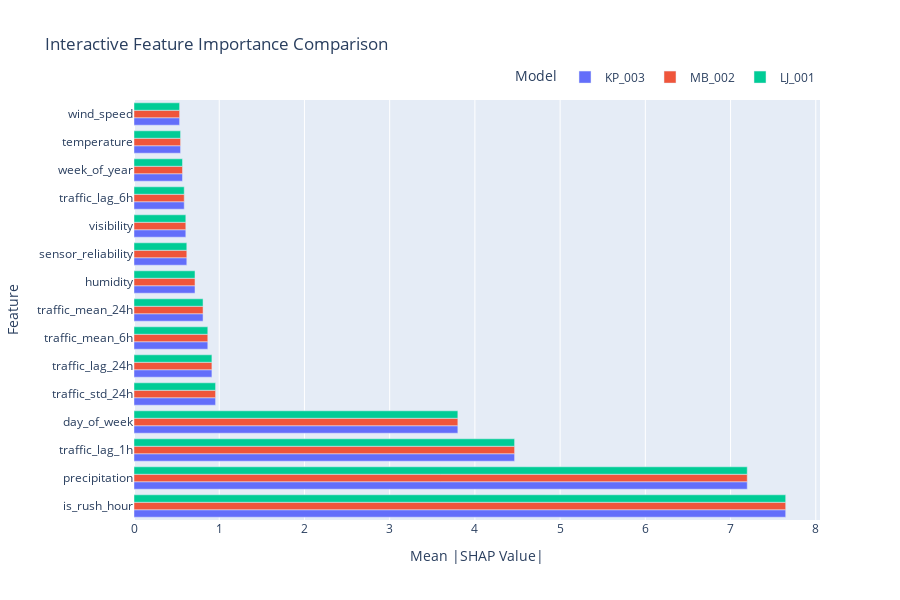
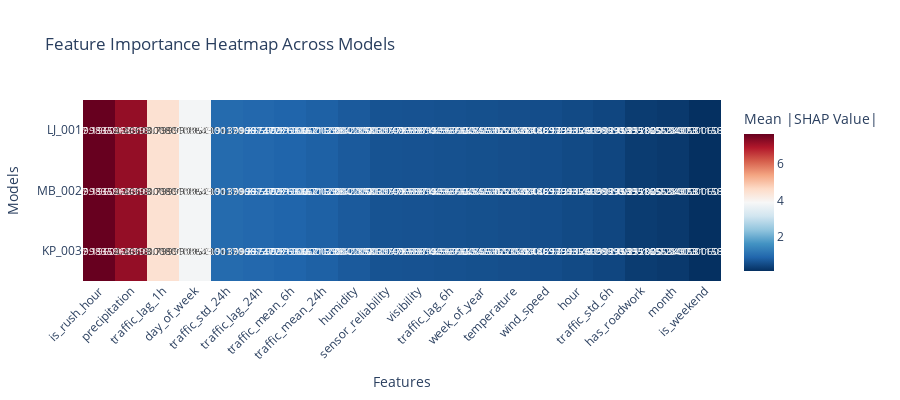

The notebook cell saved with these charts, in order:
### Markdown cell above
## 7. Interactive Visualizations with Plotly

### Code cell
def create_interactive_feature_importance(analyzer):
    """Create interactive feature importance visualization using Plotly."""
    
    # Prepare data for plotting
    plot_data = []
    for model_name, importance_df in analyzer.feature_importance.items():
        for _, row in importance_df.head(15).iterrows():
            plot_data.append({
                'Model': model_name,
                'Feature': row['feature'],
                'Importance': row['importance']
            })
    
    plot_df = pd.DataFrame(plot_data)
    
    # Create interactive bar plot
    fig = px.bar(
        plot_df,
        x='Importance',
        y='Feature',
        color='Model',
        orientation='h',
        title='Interactive Feature Importance Comparison',
        labels={'Importance': 'Mean |SHAP Value|', 'Feature': 'Feature Name'},
        height=600,
        barmode='group'
    )
    
    # Update layout
    fig.update_layout(
        xaxis_title='Mean |SHAP Value|',
        yaxis_title='Feature',
        hovermode='x unified',
        legend=dict(
            orientation="h",
            yanchor="bottom",
            y=1.02,
            xanchor="right",
            x=1
        )
    )
    
    fig.show()
    
    # Create interactive heatmap
    if comparison_results is not None:
        model_columns = [col for col in comparison_results.columns 
                        if col not in ['feature', 'avg_importance']]
        
        heatmap_data = comparison_results.head(20).set_index('feature')[model_columns]
        
        fig_heatmap = go.Figure(data=go.Heatmap(
            z=heatmap_data.T.values,
            x=heatmap_data.index,
            y=heatmap_data.columns,
            colorscale='RdBu_r',
            text=np.round(heatmap_data.T.values, 3),
            texttemplate='%{text}',
            textfont={"size": 10},
            colorbar=dict(title='Mean |SHAP Value|')
        ))
        
        fig_heatmap.update_layout(
            title='Feature Importance Heatmap Across Models',
            xaxis_title='Features',
            yaxis_title='Models',
            height=400,
            xaxis={'tickangle': -45}
        )
        
        fig_heatmap.show()
    
    return fig

# Create interactive visualizations
interactive_fig = create_interactive_feature_importance(analyzer)

### Figure 1 — Plotly figure (JSON) as saved in the notebook; plotly's stock layout.template omitted (floating-point values rounded to 4 significant figures)
{"data": [{"alignmentgroup": "True", "hovertemplate": "Model=KP_003<br>Mean |SHAP Value|=%{x}<br>Feature Name=%{y}<extra></extra>", "legendgroup": "KP_003", "marker": {"color": "#636efa", "pattern": {"shape": ""}}, "name": "KP_003", "offsetgroup": "KP_003", "orientation": "h", "showlegend": true, "textposition": "auto", "type": "bar", "x": [7.647, 7.196, 4.466, 3.8, 0.9572, 0.9143, 0.866, 0.8103, 0.7159, 0.6197, 0.608, 0.5895, 0.5691, 0.5465, 0.5351], "xaxis": "x", "y": ["is_rush_hour", "precipitation", "traffic_lag_1h", "day_of_week", "traffic_std_24h", "traffic_lag_24h", "traffic_mean_6h", "traffic_mean_24h", "humidity", "sensor_reliability", "visibility", "traffic_lag_6h", "week_of_year", "temperature", "wind_speed"], "yaxis": "y"}, {"alignmentgroup": "True", "hovertemplate": "Model=MB_002<br>Mean |SHAP Value|=%{x}<br>Feature Name=%{y}<extra></extra>", "legendgroup": "MB_002", "marker": {"color": "#EF553B", "pattern": {"shape": ""}}, "name": "MB_002", "offsetgroup": "MB_002", "orientation": "h", "showlegend": true, "textposition": "auto", "type": "bar", "x": [7.647, 7.196, 4.466, 3.8, 0.9572, 0.9143, 0.866, 0.8103, 0.7159, 0.6197, 0.608, 0.5895, 0.5691, 0.5465, 0.5351], "xaxis": "x", "y": ["is_rush_hour", "precipitation", "traffic_lag_1h", "day_of_week", "traffic_std_24h", "traffic_lag_24h", "traffic_mean_6h", "traffic_mean_24h", "humidity", "sensor_reliability", "visibility", "traffic_lag_6h", "week_of_year", "temperature", "wind_speed"], "yaxis": "y"}, {"alignmentgroup": "True", "hovertemplate": "Model=LJ_001<br>Mean |SHAP Value|=%{x}<br>Feature Name=%{y}<extra></extra>", "legendgroup": "LJ_001", "marker": {"color": "#00cc96", "pattern": {"shape": ""}}, "name": "LJ_001", "offsetgroup": "LJ_001", "orientation": "h", "showlegend": true, "textposition": "auto", "type": "bar", "x": [7.647, 7.196, 4.466, 3.8, 0.9572, 0.9143, 0.866, 0.8103, 0.7159, 0.6197, 0.608, 0.5895, 0.5691, 0.5465, 0.5351], "xaxis": "x", "y": ["is_rush_hour", "precipitation", "traffic_lag_1h", "day_of_week", "traffic_std_24h", "traffic_lag_24h", "traffic_mean_6h", "traffic_mean_24h", "humidity", "sensor_reliability", "visibility", "traffic_lag_6h", "week_of_year", "temperature", "wind_speed"], "yaxis": "y"}], "layout": {"barmode": "group", "height": 600, "hovermode": "x unified", "legend": {"orientation": "h", "title": {"text": "Model"}, "tracegroupgap": 0, "x": 1, "xanchor": "right", "y": 1.02, "yanchor": "bottom"}, "title": {"text": "Interactive Feature Importance Comparison"}, "xaxis": {"anchor": "y", "domain": [0, 1], "title": {"text": "Mean |SHAP Value|"}}, "yaxis": {"anchor": "x", "domain": [0, 1], "title": {"text": "Feature"}}}}

### Figure 2 — Plotly figure (JSON) as saved in the notebook; plotly's stock layout.template omitted (floating-point values rounded to 4 significant figures)
{"data": [{"colorbar": {"title": {"text": "Mean |SHAP Value|"}}, "colorscale": [[0, "rgb(5,48,97)"], [0.1, "rgb(33,102,172)"], [0.2, "rgb(67,147,195)"], [0.3, "rgb(146,197,222)"], [0.4, "rgb(209,229,240)"], [0.5, "rgb(247,247,247)"], [0.6, "rgb(253,219,199)"], [0.7, "rgb(244,165,130)"], [0.8, "rgb(214,96,77)"], [0.9, "rgb(178,24,43)"], [1, "rgb(103,0,31)"]], "text": [[7.647, 7.196, 4.466, 3.8, 0.957, 0.914, 0.866, 0.81, 0.716, 0.62, 0.608, 0.589, 0.569, 0.546, 0.535, 0.489, 0.436, 0.29, 0.252, 0.128], [7.647, 7.196, 4.466, 3.8, 0.957, 0.914, 0.866, 0.81, 0.716, 0.62, 0.608, 0.589, 0.569, 0.546, 0.535, 0.489, 0.436, 0.29, 0.252, 0.128], [7.647, 7.196, 4.466, 3.8, 0.957, 0.914, 0.866, 0.81, 0.716, 0.62, 0.608, 0.589, 0.569, 0.546, 0.535, 0.489, 0.436, 0.29, 0.252, 0.128]], "textfont": {"size": 10}, "texttemplate": "%{text}", "type": "heatmap", "x": ["is_rush_hour", "precipitation", "traffic_lag_1h", "day_of_week", "traffic_std_24h", "traffic_lag_24h", "traffic_mean_6h", "traffic_mean_24h", "humidity", "sensor_reliability", "visibility", "traffic_lag_6h", "week_of_year", "temperature", "wind_speed", "hour", "traffic_std_6h", "has_roadwork", "month", "is_weekend"], "y": ["KP_003", "MB_002", "LJ_001"], "z": [[7.647, 7.196, 4.466, 3.8, 0.9572, 0.9143, 0.866, 0.8103, 0.7159, 0.6197, 0.608, 0.5895, 0.5691, 0.5465, 0.5351, 0.4893, 0.436, 0.2899, 0.2517, 0.1277], [7.647, 7.196, 4.466, 3.8, 0.9572, 0.9143, 0.866, 0.8103, 0.7159, 0.6197, 0.608, 0.5895, 0.5691, 0.5465, 0.5351, 0.4893, 0.436, 0.2899, 0.2517, 0.1277], [7.647, 7.196, 4.466, 3.8, 0.9572, 0.9143, 0.866, 0.8103, 0.7159, 0.6197, 0.608, 0.5895, 0.5691, 0.5465, 0.5351, 0.4893, 0.436, 0.2899, 0.2517, 0.1277]]}], "layout": {"height": 400, "title": {"text": "Feature Importance Heatmap Across Models"}, "xaxis": {"tickangle": -45, "title": {"text": "Features"}}, "yaxis": {"title": {"text": "Models"}}}}
